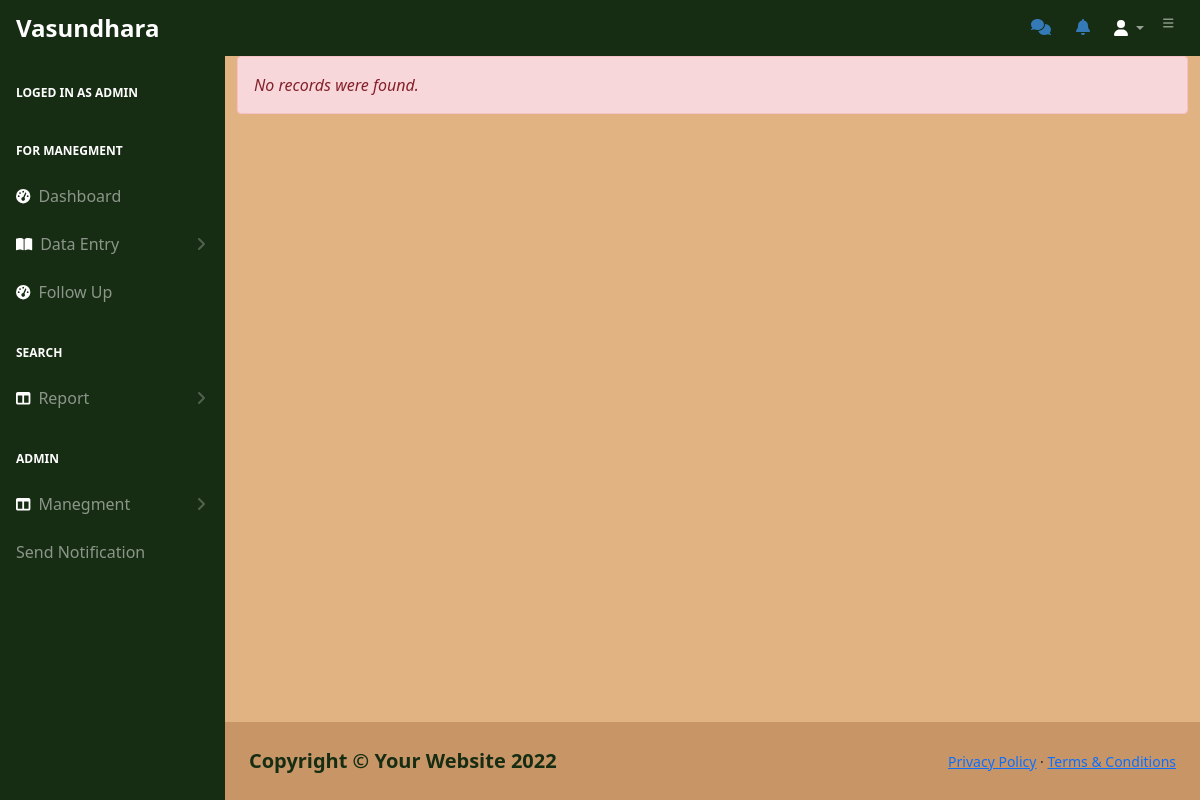
Page /cad.php (signed in) on the earlier database version.
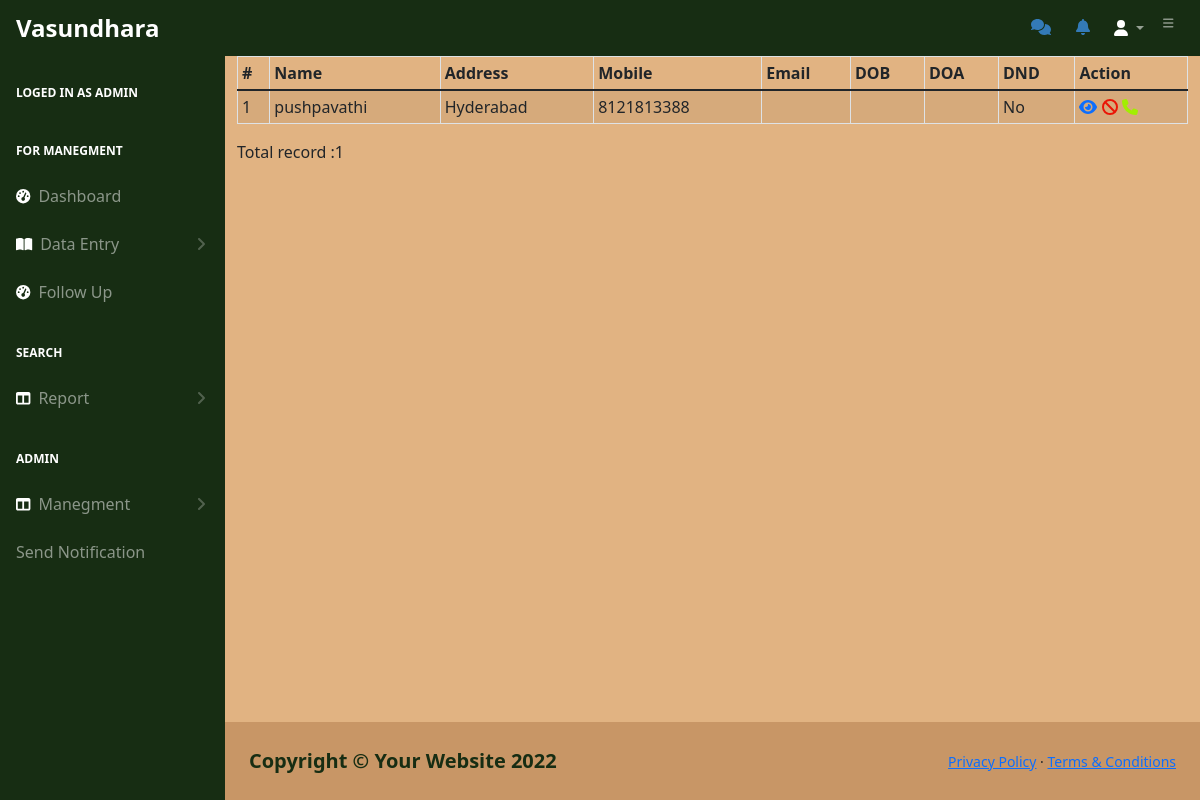
Same page on the later database version.
### tables this page shows
CREATE TABLE `coustomeradd` (
  `id` int NOT NULL AUTO_INCREMENT,
  `cou_name` varchar(100) DEFAULT NULL,
  `address` varchar(255) DEFAULT NULL,
  `mobile_no` varchar(10) DEFAULT NULL,
  `mail_id` varchar(100) DEFAULT NULL,
  `dob` date DEFAULT NULL,
  `doa` date DEFAULT NULL,
  `DND` varchar(3) DEFAULT 'No',
  PRIMARY KEY (`id`)
);

### cad.php (the view, shortened to what this page needs)
<!DOCTYPE html>
<html lang="en">
    <head>
        <link href="https://cdn.jsdelivr.net/npm/simple-datatables@latest/dist/style.css" rel="stylesheet" />
        <link href="css/styles.css" rel="stylesheet" />
    </head>
    <body>
    <?php
require_once "navbar.php";
?>
            <div id="layoutSidenav_content">
            <div id="layoutAuthentication_content">
            <main>
            <div class="container">
            <div class="row justify-content-center">
            <div class="col-lg-12">
            <?php
                    require_once "config.php";
                    $sql = "SELECT * FROM coustomeradd";
                    $record = "SELECT count(*) FROM coustomeradd";
                    $count = mysqli_query($link, $record) ;
                    $tourresult = $count->fetch_array()[0] ?? '';
                    if($result = mysqli_query($link, $sql)){
                        if(mysqli_num_rows($result) > 0){
                          echo '<div id="myTableWrapper">' ;
                          echo '<table class="table table-bordered table-striped table-sm" cellspacing="0" width="100%">';
                             echo '<thead class="thead-dark">';
                                    echo "<tr >";
                                        echo "<th>#</th>";
                                        echo "<th>Name</th>";
                                        echo "<th>Address</th>";
                                        echo "<th>Mobile</th>";
                                        echo "<th>Email</th>";
                                        echo "<th>DOB</th>";
                                        echo "<th>DOA</th>";
                                        echo "<th>DND</th>";
                                        echo "<th>Action</th>";
                                    echo "</tr>";
                                echo "</thead>";
                                echo "<tbody>";
                                while($row = mysqli_fetch_array($result)){
                                    echo "<tr>";
                                        echo "<td>" . $row['id'] . "</td>";
                                        echo "<td>" . $row['cou_name'] . "</td>";
                                        echo "<td>" . $row['address'] . "</td>";
                                        echo "<td>" . $row['mobile_no'] . "</td>";
                                        echo "<td>" . $row['mail_id'] . "</td>";
                                        echo "<td>" . $row['dob'] . "</td>";
                                        echo "<td>" . $row['doa'] . "</td>";
                                        echo "<td>" . $row['DND'] . "</td>";
                                        echo "<td>";
                                            echo '<a href="read.php?id='. $row['id'] .'" class="mr-3" title="View Record" data-toggle="tooltip"><span class="fa fa-eye fa-beat"></i>"></span></a>';
                                            echo '&nbsp<a href="ajax.php?DND=Yes&id='. $row['id'] .' " title="Start DND" data-toggle="tooltip"><span class="fa fa-ban fa-beat" style="color: #ea1506;"></span></a>';
                                            echo '&nbsp<a href="ajax.php?DND=No&id='. $row['id'] .' " title="Start DND" data-toggle="tooltip"><span class="fa fa-phone fa-beat" style="color: #a2ee02;"></span></a>';
                                        echo "</td>";
                                    echo "</tr>";
                                }
                                echo "</tbody>";
                            echo "</table>";
                            echo '</div>';
  echo '<link rel="stylesheet" type="text/css" href="https://cdn.datatables.net/1.13.2/css/jquery.dataTables.css">';
                            echo 'Total record :'.$tourresult;
                        } else{
                            echo '<div class="alert alert-danger"><em>No records were found.</em></div>';
                        }
                    } else{
                        echo "Oops! Something went wrong. Please try again later.";
                    }
                    ?>
            </div>
           </div>
         </div>
      </main>
      </div>
      <div id="layoutAuthentication_footer">
      <footer class="py-4 bg-black mt-auto">
                    <div class="container-fluid px-4">
                        <div class="d-flex align-items-center justify-content-between small">
                            <div class="text-muted">Copyright &copy; Your Website 2022</div>
                            <div>
                                <a href="#">Privacy Policy</a>
                                &middot;
                                <a href="#">Terms &amp; Conditions</a>
                            </div>
                        </div>
                    </div>
                </footer>
            </div>
        </div>
    </body>
</html>

Differences in the rows shown:
added coustomeradd: id "1", cou_name "pushpavathi", address "Hyderabad", mobile_no "8121813388", DND "No"
Other differences:
$tourresult: (not shown) → "1"
text no longer shown: "No records were found."
text now shown: "# Name Address Mobile Email DOB DOA DND Action Total record :"
